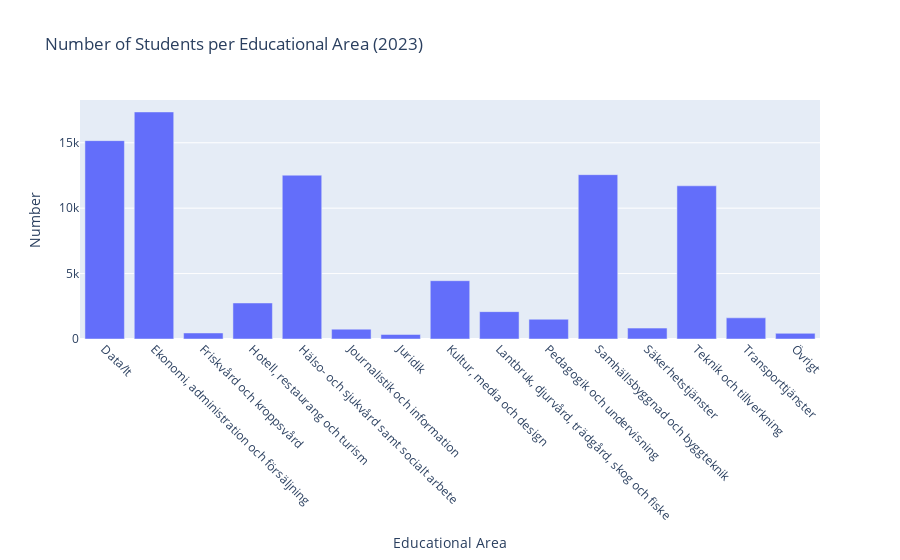

This figure's notebook cell:
### Code cell
def plotly_stud_bar(df, year):
    year_str = str(year)
    df_year = df[["Utbildningsinriktning", year_str]].copy()
    df_year.columns = ["Utbildningsinriktning", "Antal"]
    
    fig = px.bar(
        df_year,
        x="Utbildningsinriktning",
        y="Antal",
        title =f"Number of Students per Educational Area ({year})", 
        labels={"Utbildningsinriktning": "Educational Area", "Antal": "Number"},
   
    )
    fig.update_layout(xaxis_tickangle=45)
    return fig


plotly_stud_bar(df_cleaned_stud, 2023)

### Figure 1 — Plotly figure (JSON) as saved in the notebook; plotly's stock layout.template omitted (floating-point values rounded to 4 significant figures)
{"data": [{"hovertemplate": "Educational Area=%{x}<br>Number=%{y}<extra></extra>", "legendgroup": "", "marker": {"color": "#636efa", "pattern": {"shape": ""}}, "name": "", "orientation": "v", "showlegend": false, "textposition": "auto", "type": "bar", "x": ["Data/It", "Ekonomi, administration och försäljning", "Friskvård och kroppsvård", "Hotell, restaurang och turism", "Hälso- och sjukvård samt socialt arbete", "Journalistik och information", "Juridik", "Kultur, media och design", "Lantbruk, djurvård, trädgård, skog och fiske", "Pedagogik och undervisning", "Samhällsbyggnad och byggteknik", "Säkerhetstjänster", "Teknik och tillverkning", "Transporttjänster", "Övrigt"], "xaxis": "x", "y": [15162, 17354, 460, 2753, 12521, 752, 346, 4457, 2091, 1510, 12561, 833, 11709, 1618, 433], "yaxis": "y"}], "layout": {"barmode": "relative", "legend": {"tracegroupgap": 0}, "title": {"text": "Number of Students per Educational Area (2023)"}, "xaxis": {"anchor": "y", "domain": [0, 1], "tickangle": 45, "title": {"text": "Educational Area"}}, "yaxis": {"anchor": "x", "domain": [0, 1], "title": {"text": "Number"}}}}
